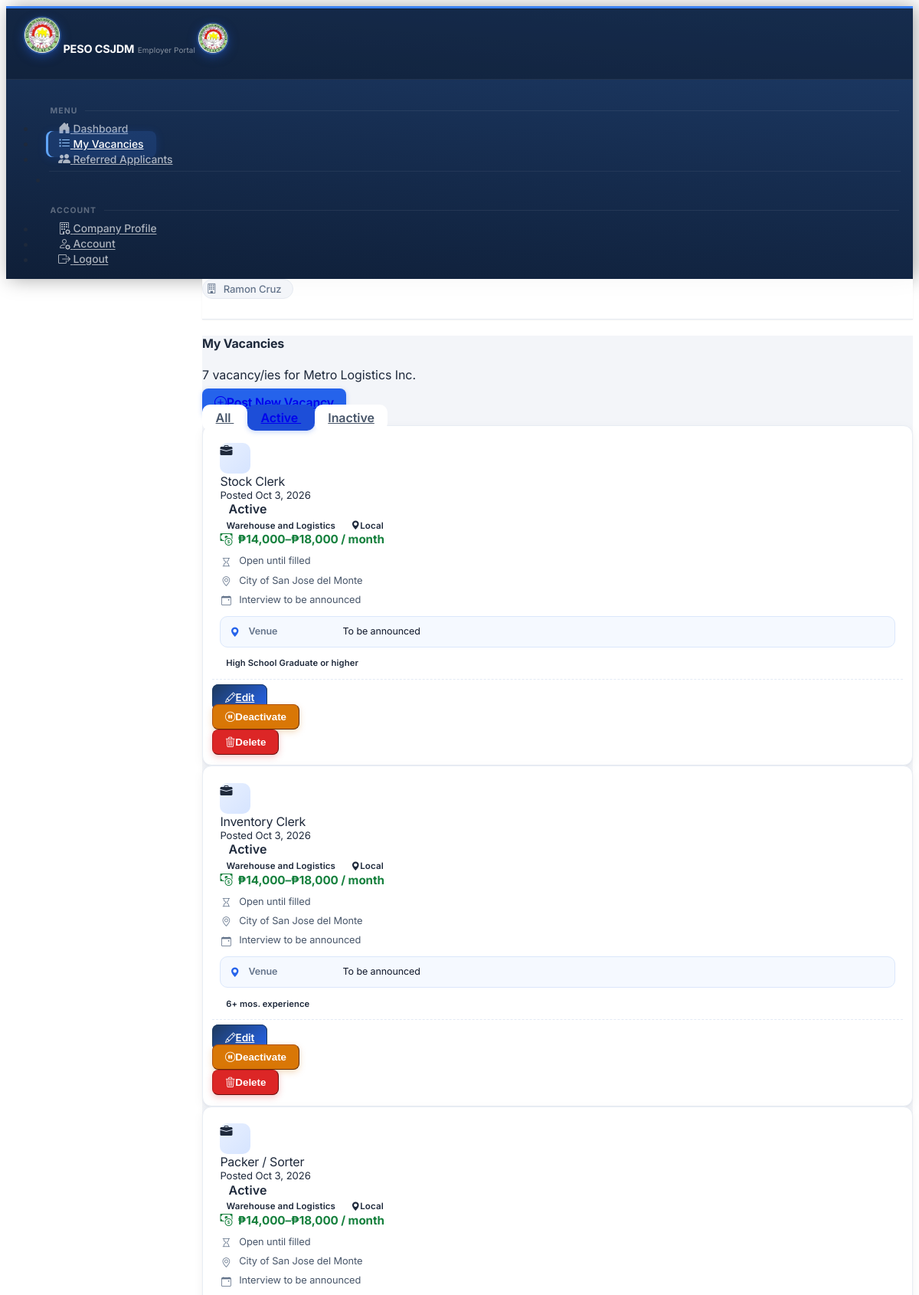
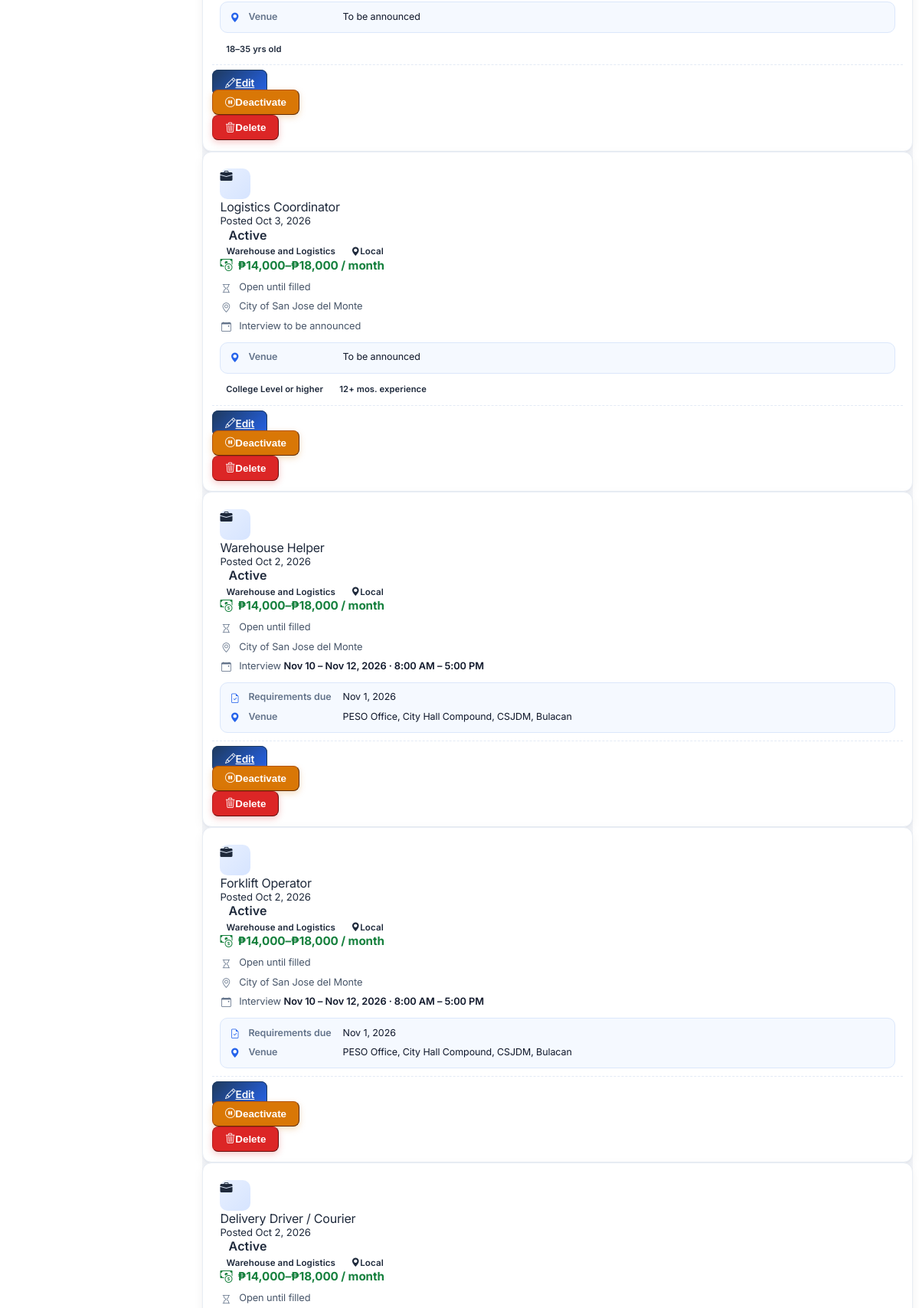
Page /employer/vacancies (signed in, upper part) on the committed database (2 pictures, top to bottom).
### tables this page shows
CREATE TABLE employers (
            employer_id             INTEGER  PRIMARY KEY AUTOINCREMENT,
            user_id        INTEGER  UNIQUE NOT NULL,
            company_name   TEXT     NOT NULL,
            contact_person TEXT     NOT NULL,
            phone          TEXT,
            address        TEXT,
            is_approved    INTEGER  DEFAULT 0,
            created_at     DATETIME DEFAULT CURRENT_TIMESTAMP, tin TEXT, trade_name TEXT, location_type TEXT, employer_sector TEXT, employer_type TEXT, total_workforce TEXT, line_of_business TEXT, address_line TEXT, barangay TEXT, city TEXT, province TEXT, position TEXT, telephone TEXT, mobile TEXT, fax TEXT, profile_email TEXT, certified INTEGER DEFAULT 0, certified_at DATETIME, profile_completed INTEGER DEFAULT 0, approval_requested INTEGER DEFAULT 0,
            FOREIGN KEY (user_id) REFERENCES users(user_id)
        );

CREATE TABLE job_vacancies (
            vacancy_id                   INTEGER  PRIMARY KEY AUTOINCREMENT,
            employer_name        TEXT     NOT NULL,
            job_title            TEXT     NOT NULL,
            occupational_category TEXT    NOT NULL,
            is_local             INTEGER  DEFAULT 1,
            is_active            INTEGER  DEFAULT 1,
            created_at           DATETIME DEFAULT CURRENT_TIMESTAMP
        , employer_id INTEGER REFERENCES users(user_id), application_deadline DATE, req_gender TEXT DEFAULT 'Any', req_age_min INTEGER, req_age_max INTEGER, req_education TEXT, req_documents TEXT, req_experience_months INTEGER, salary_min INTEGER, salary_max INTEGER, salary_period TEXT, job_location TEXT, req_skills TEXT, requirements_deadline DATE, interview_date DATE, interview_time TEXT, interview_date_end DATE, interview_time_end TEXT, location_type TEXT, venue_address TEXT, max_applicants INTEGER);

### app.py (the view)
@app.route('/employer/vacancies')
@employer_required
def employer_vacancies():
    emp = _get_my_employer()
    if not emp or not emp['is_approved']:
        return redirect(url_for('employer_profile'))
    db     = get_db()
    status = request.args.get('status', 'active')
    conds  = ['employer_id=?']
    params = [session['user_id']]
    if status == 'active':
        conds.append('is_active=1')
    elif status == 'inactive':
        conds.append('is_active=0')
    vacancies = db.execute(
        f'SELECT *, {EXPIRED_SQL} AS expired, '
        "(SELECT COUNT(*) FROM referrals r WHERE r.vacancy_id=job_vacancies.vacancy_id AND r.status != 'cancelled') AS applicant_count "
        f'FROM job_vacancies WHERE {" AND ".join(conds)} ORDER BY created_at DESC',
        params
    ).fetchall()
    return render_template('employer/vacancies.html', emp=emp,
                           vacancies=vacancies, status=status,
                           categories=CATEGORY_LIST)

### app.py (called while the page is built)
def get_db():
    if 'db' not in g:
        g.db = sqlite3.connect(DATABASE)
        g.db.row_factory = sqlite3.Row
        g.db.execute('PRAGMA foreign_keys = ON')
    return g.db

def edu_req_text(level):
    return f'{level} or higher' if level in EDUC_RANK else (level or '')

def _g(v, key):
    try:
        return v[key]
    except (KeyError, IndexError, TypeError):
        return None

def loc_type(v):
    t = _g(v, 'location_type')
    if t in LOCATION_TYPES_V:
        return t
    return 'local' if _g(v, 'is_local') else 'ph'

def loc_info(v):
    return {'type': loc_type(v), **LOCATION_TYPES_V[loc_type(v)]}

def salary_text(v):
    lo, hi, per = _g(v, 'salary_min'), _g(v, 'salary_max'), _g(v, 'salary_period')
    if not lo and not hi:
        return ''
    unit = {'Daily': 'day', 'Weekly': 'week',
            'Semi-monthly': 'half-month', 'Monthly': 'month'}.get(per, 'month')
    fmt = lambda n: '₱{:,}'.format(int(n))
    if lo and hi:
        amt = f'{fmt(lo)}–{fmt(hi)}'
    elif lo:
        amt = f'{fmt(lo)}+'
    else:
        amt = f'up to {fmt(hi)}'
    return f'{amt} / {unit}'

def interview_text(v):
    def fmt_d(dt, year=True):
        return dt.strftime('%b %d, %Y' if year else '%b %d').replace(' 0', ' ')
    def fmt_t(x):
        return datetime.strptime(x, '%H:%M').strftime('%I:%M %p').lstrip('0')
    d1, d2 = _g(v, 'interview_date'), _g(v, 'interview_date_end')
    if not d1:
        return ''
    try:
        a1 = datetime.strptime(d1, '%Y-%m-%d')
        if d2 and d2 != d1:
            a2 = datetime.strptime(d2, '%Y-%m-%d')
            out = f"{fmt_d(a1, a1.year != a2.year)} \u2013 {fmt_d(a2)}"
        else:
            out = fmt_d(a1)
        t1, t2 = _g(v, 'interview_time'), _g(v, 'interview_time_end')
        if t1 and t2:
            out += f' \u00b7 {fmt_t(t1)} \u2013 {fmt_t(t2)}'
        elif t1:
            out += f' \u00b7 {fmt_t(t1)}'
    except ValueError:
        return ''
    return out

def _vacancy_location(v):
    explicit = (_g(v, 'job_location') or '').strip()
    if explicit:
        return explicit
    if _g(v, 'is_local'):
        return 'City of San Jose del Monte'
    parts = [p for p in (_g(v, 'e_city'), _g(v, 'e_province')) if p]
    return ', '.join(parts)

@app.after_request
def security_headers(resp):
    resp.headers.setdefault('X-Content-Type-Options', 'nosniff')
    resp.headers.setdefault('X-Frame-Options', 'SAMEORIGIN')
    resp.headers.setdefault('Referrer-Policy', 'same-origin')
    return resp

### templates/employer/vacancies.html (shortened to what this page needs)
{% extends 'base_employer.html' %}
{% block content %}
<div class="d-flex align-items-center justify-content-between flex-wrap gap-3 mb-4">
  <div>
    <h4 class="fw-bold mb-0">My Vacancies</h4>
    <p class="text-muted small mb-0">{{ vacancies|length }} vacancy/ies for {{ emp.company_name }}</p>
  </div>
  <a href="{{ url_for('employer_vacancy_add') }}" class="btn btn-primary fw-semibold">
    <i class="bi bi-plus-circle me-1"></i>Post New Vacancy
  </a>
</div>
<div class="d-flex gap-2 mb-4 flex-wrap emp-filter">
  {% for s, label in [('all','All'),('active','Active'),('inactive','Inactive')] %}
  <a href="{{ url_for('employer_vacancies', status=s) }}"
     class="btn btn-sm {% if status == s %}btn-primary{% else %}btn-outline-secondary{% endif %}">
    {{ label }}
  </a>
  {% endfor %}
</div>
{% if vacancies %}
<div class="row g-3">
  {% for v in vacancies %}
  <div class="col-md-6">
    <div class="card border shadow-sm h-100 job-card">
      <div class="card-body p-3">
        <div class="d-flex align-items-start gap-2 mb-2">
          <div class="d-flex align-items-center justify-content-center flex-shrink-0 job-ico" style="width:40px;height:40px;"><i class="bi bi-briefcase-fill text-primary"></i></div>
          <div class="overflow-hidden flex-grow-1">
            <div class="fw-bold text-truncate" style="font-size:1rem;">{{ v.job_title }}</div>
            <div class="text-muted" style="font-size:.82rem;">Posted {{ v.created_at|friendly_date }}</div>
          </div>
          <span class="badge flex-shrink-0 {% if v.is_active %}bg-success{% else %}bg-secondary{% endif %}">{{ 'Active' if v.is_active else 'Inactive' }}</span>
        </div>
        {% set li = loc_info(v) %}
        <div class="mb-2">
          <span class="badge bg-primary-subtle text-primary-emphasis" style="font-size:.72rem;">{{ v.occupational_category }}</span>
          <span class="badge {{ li.css }} ms-1" style="font-size:.72rem;"><i class="bi bi-geo-alt-fill me-1"></i>{{ li.short }}</span>
        </div>
        <div>{% include '_vacancy_details.html' %}</div>
      </div>
      <div class="card-footer bg-transparent d-flex gap-2 vac-actions">
        <a href="{{ url_for('employer_vacancy_edit', vid=v.vacancy_id) }}"
           class="btn btn-sm btn-view-details">
          <i class="bi bi-pencil me-1"></i>Edit
        </a>
        <form method="POST" action="{{ url_for('employer_vacancy_toggle', vid=v.vacancy_id) }}" class="d-inline">
          <button type="submit" class="btn btn-sm {% if v.is_active %}btn-outline-warning{% else %}btn-outline-success{% endif %}">
            {% if v.is_active %}<i class="bi bi-pause-circle me-1"></i>Deactivate
            {% else %}<i class="bi bi-play-circle me-1"></i>Activate{% endif %}
          </button>
        </form>
        <button type="button" class="btn btn-sm btn-outline-danger ms-auto" data-coreui-toggle="modal" data-coreui-target="#deleteVacancyModal"
                data-vid="{{ v.vacancy_id }}" data-title="{{ v.job_title }}" data-applicants="{{ v.applicant_count }}">
          <i class="bi bi-trash3 me-1"></i>Delete
        </button>
      </div>
    </div>
  </div>
  {% endfor %}
</div>
{% else %}
<div class="text-center py-5 text-muted">
  <i class="bi bi-list-task" style="font-size:2.5rem;opacity:.25;"></i>
  <p class="mt-3">No vacancies posted yet.</p>
  <a href="{{ url_for('employer_vacancy_add') }}" class="btn btn-primary">Post Your First Vacancy</a>
</div>
{% endif %}
{% endblock %}

### templates/_vacancy_details.html (shortened to what this page needs)
{% set compact = compact|default(false) %}
{% set chips = req_summary(v) %}
{% set _loc = vacancy_location(v) %}
<div class="vd">
  {% if salary_text(v) %}<div class="vd-salary"><i class="bi bi-cash-coin"></i>{{ salary_text(v) }}</div>{% endif %}
  <ul class="vd-list">
    <li>{% if v.application_deadline %}<i class="bi bi-hourglass-split"></i><span>Apply until <strong>{{ v.application_deadline|friendly_date }}</strong></span>
        {% else %}<i class="bi bi-hourglass"></i><span>Open until filled</span>{% endif %}</li>
    {% if _loc %}<li><i class="bi bi-geo-alt"></i><span>{{ _loc }}</span></li>{% endif %}
    <li><i class="bi bi-calendar-event"></i>
      <span>{% if v.interview_date %}Interview <strong>{{ interview_text(v).split(' \u00b7 ')[0] if compact else interview_text(v) }}</strong>{% else %}<span class="text-muted">Interview to be announced</span>{% endif %}</span></li>
  </ul>
  {% if not compact %}
  <div class="vd-box">
    {% if v.requirements_deadline %}<div class="vd-row"><i class="bi bi-file-earmark-check"></i><span class="vd-lbl">Requirements due</span><span>{{ v.requirements_deadline|friendly_date }}</span></div>{% endif %}
    <div class="vd-row"><i class="bi bi-geo-alt-fill"></i><span class="vd-lbl">Venue</span><span>{% if v.venue_address %}{{ v.venue_address }}{% else %}<span class="text-muted">To be announced</span>{% endif %}</span></div>
  </div>
  {% endif %}
  {% if chips %}
  <div class="vd-chips">
    {% for c in (chips[:3] if compact else chips) %}<span class="badge bg-secondary-subtle text-secondary-emphasis fw-normal">{{ c }}</span>{% endfor %}
  </div>
  {% endif %}
</div>

### rows in the picture
employers: company_name "Metro Logistics Inc."
job_vacancies: job_title "Stock Clerk", created_at|friendly_date "Oct 3, 2026", is_active "Active", occupational_category "Warehouse and Logistics", short "Local", salary_text "₱14,000–₱18,000 / month", _loc "City of San Jose del Monte", shows "Interview to be announced", shows "Venue", shows "To be announced", c "High School Graduate or higher", shows "Deactivate"
job_vacancies: job_title "Inventory Clerk", created_at|friendly_date "Oct 3, 2026", is_active "Active", occupational_category "Warehouse and Logistics", short "Local", salary_text "₱14,000–₱18,000 / month", _loc "City of San Jose del Monte", shows "Interview to be announced", shows "Venue", shows "To be announced", c "6+ mos. experience", shows "Deactivate"
job_vacancies: job_title "Packer / Sorter", created_at|friendly_date "Oct 3, 2026", is_active "Active", occupational_category "Warehouse and Logistics", short "Local", salary_text "₱14,000–₱18,000 / month", _loc "City of San Jose del Monte", shows "Interview to be announced", shows "Venue", shows "To be announced", c "18–35 yrs old", shows "Deactivate"
job_vacancies: job_title "Logistics Coordinator", created_at|friendly_date "Oct 3, 2026", is_active "Active", occupational_category "Warehouse and Logistics", short "Local", salary_text "₱14,000–₱18,000 / month", _loc "City of San Jose del Monte", shows "Interview to be announced", shows "Venue", shows "To be announced", c "College Level or higher" "12+ mos. experience", shows "Deactivate"
job_vacancies: job_title "Warehouse Helper", created_at|friendly_date "Oct 2, 2026", is_active "Active", occupational_category "Warehouse and Logistics", short "Local", salary_text "₱14,000–₱18,000 / month", _loc "City of San Jose del Monte", interview_text "Nov 10 – Nov 12, 2026 · 8:00 AM – 5:00 PM", requirements_deadline|friendly_date "Nov 1, 2026", venue_address "PESO Office, City Hall Compound, CSJDM, Bulacan", shows "Deactivate"
job_vacancies: job_title "Forklift Operator", created_at|friendly_date "Oct 2, 2026", is_active "Active", occupational_category "Warehouse and Logistics", short "Local", salary_text "₱14,000–₱18,000 / month", _loc "City of San Jose del Monte", interview_text "Nov 10 – Nov 12, 2026 · 8:00 AM – 5:00 PM", requirements_deadline|friendly_date "Nov 1, 2026", venue_address "PESO Office, City Hall Compound, CSJDM, Bulacan", shows "Deactivate"
job_vacancies: job_title "Delivery Driver / Courier", created_at|friendly_date "Oct 2, 2026", is_active "Active", occupational_category "Warehouse and Logistics", short "Local", salary_text "₱14,000–₱18,000 / month"

### other values in the picture
{{ session.get('full_name', 'Employer') }} "Ramon Cruz"
{{ vacancies|length }} "7"
{{ label }} "All" "Active" "Inactive"
